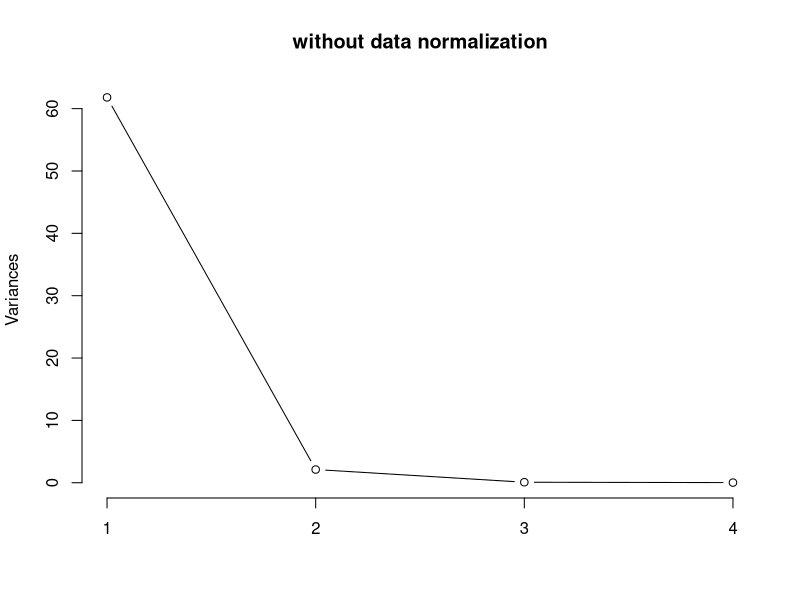
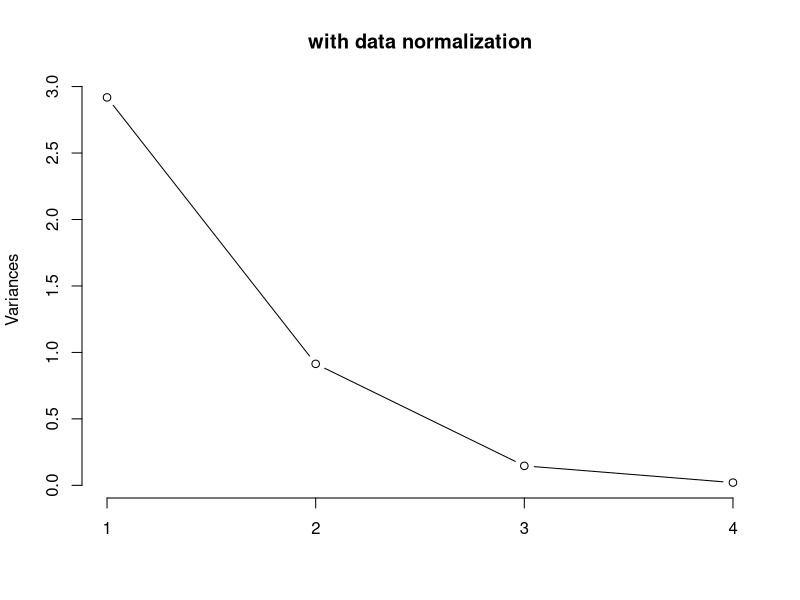
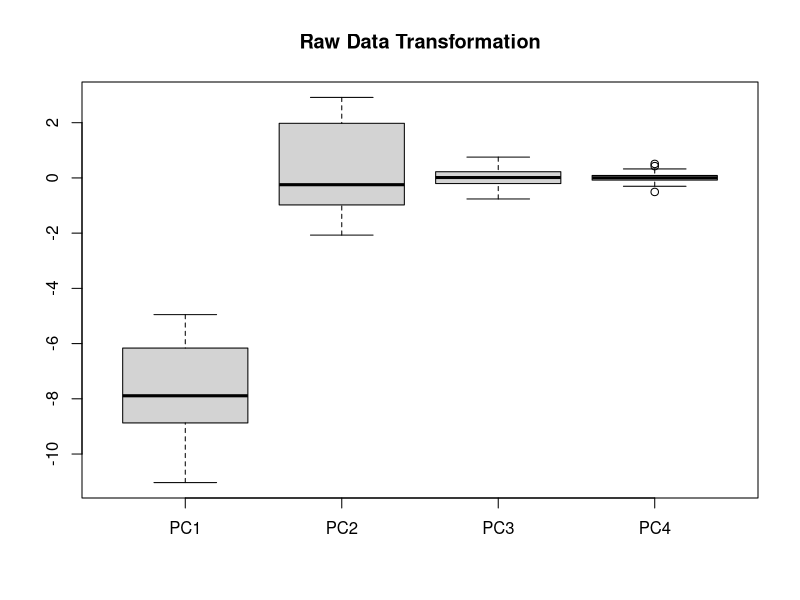
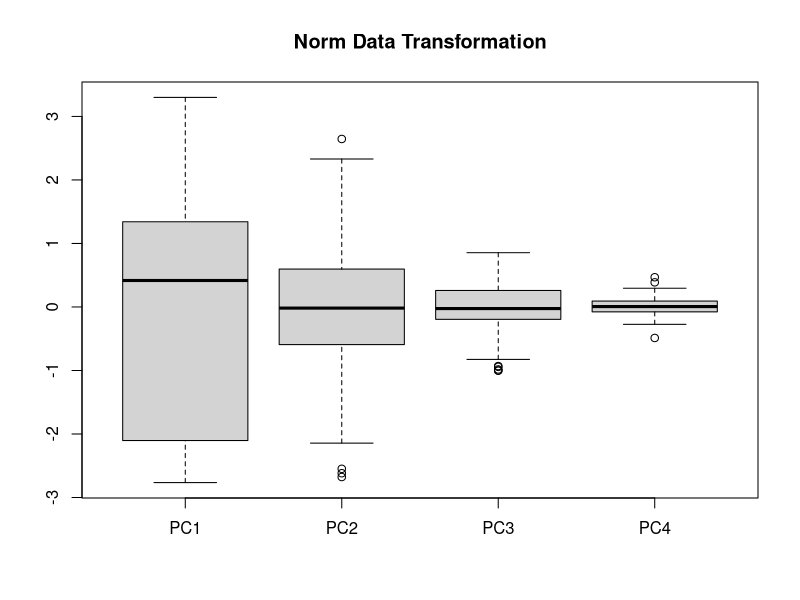
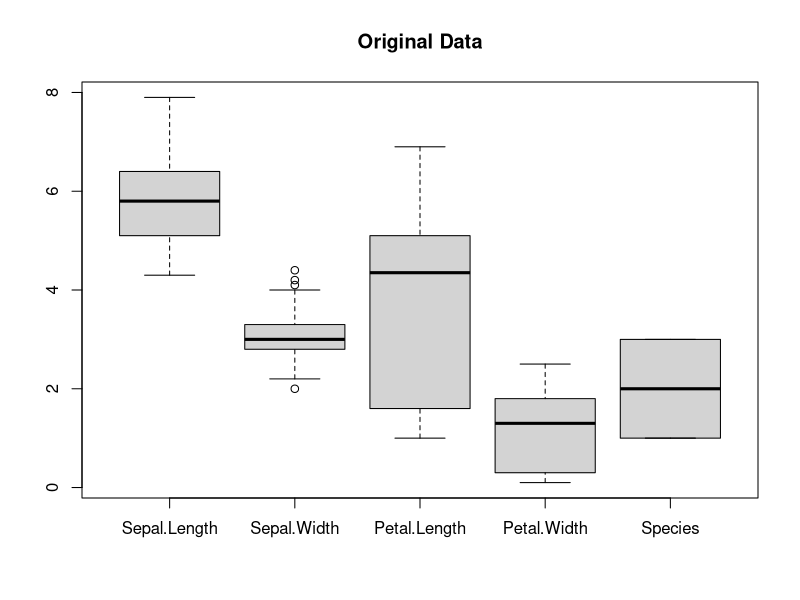
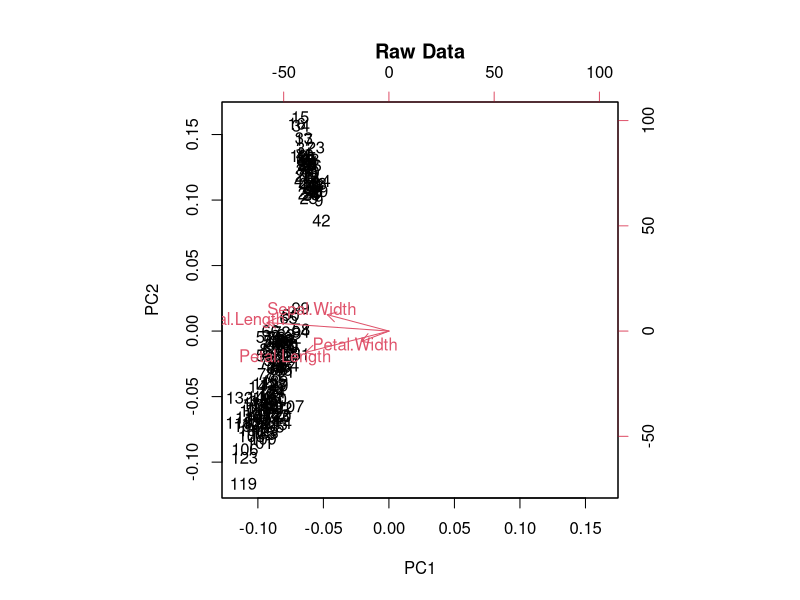
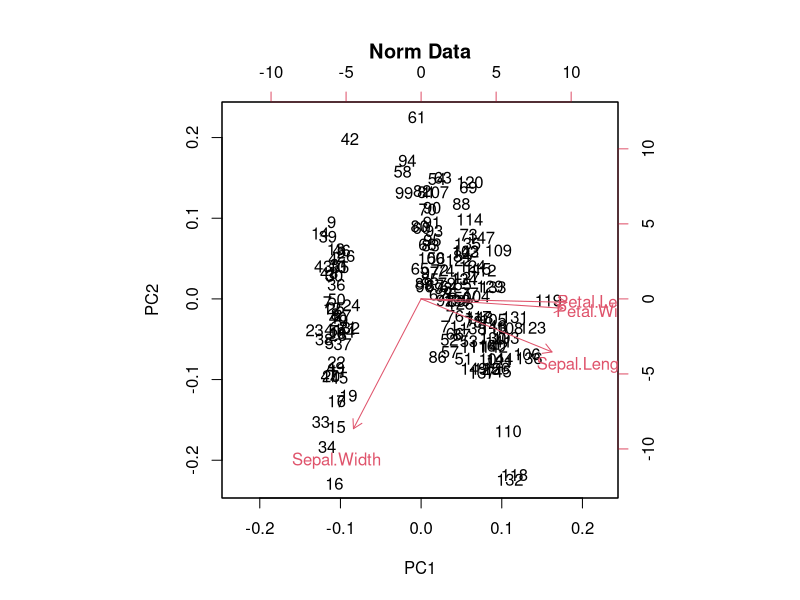

Recreate these plots in R, in order.
## ---- chunk 1
data(iris)
iris_x <-iris[,1:4]
iris.pca.rawdata <- prcomp(iris_x, scale = FALSE, center= FALSE)
iris.pca.rawdata
## ---- chunk 2
iris.pca.rawdata$rotation      # eigen vector / rotation matrix / tranformation matrix
head(iris.pca.rawdata$x)       # Transformed data
#or
head(as.matrix(iris_x)%*%iris.pca.rawdata$rotation)
## ---- chunk 3
plot(iris.pca.rawdata, type = "l", main='without data normalization')
## ---- chunk 4
iris.pca.normdata <- prcomp(iris_x, scale = TRUE, center= TRUE)
iris.pca.normdata$rotation      # eigen vector / rotation matrix / tranformation matrix
head(iris.pca.normdata$x)       # Transformed data
#or
head(as.matrix(scale(iris_x)) %*% iris.pca.normdata$rotation)
plot(iris.pca.normdata, type = "l", main='with data normalization')
## ---- chunk 5
boxplot(iris.pca.rawdata$x, main='Raw Data Transformation')
boxplot(iris.pca.normdata$x, main='Norm Data Transformation')
boxplot(iris, main='Original Data')
## ---- chunk 6
biplot(iris.pca.rawdata, choices = 1:2, main='Raw Data')
biplot(iris.pca.normdata, choices = 1:2, main='Norm Data')
## ---- chunk 7
cor(iris_x)
## ---- chunk 8
cor(iris.pca.rawdata$x)
## ---- chunk 9
cor(iris.pca.normdata$x)
